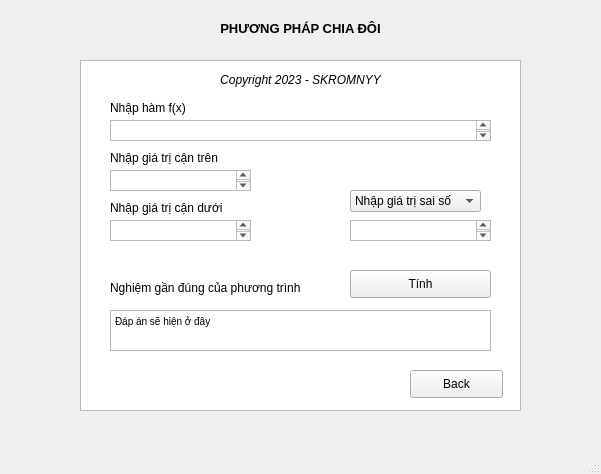
<?xml version="1.0" encoding="UTF-8"?>
<ui version="4.0">
 <class>MainWindow</class>
 <widget class="QMainWindow" name="MainWindow">
  <property name="geometry">
   <rect>
    <x>0</x>
    <y>0</y>
    <width>601</width>
    <height>474</height>
   </rect>
  </property>
  <property name="windowTitle">
   <string>MainWindow</string>
  </property>
  <widget class="QWidget" name="centralwidget">
   <widget class="QLabel" name="label">
    <property name="geometry">
     <rect>
      <x>0</x>
      <y>20</y>
      <width>601</width>
      <height>16</height>
     </rect>
    </property>
    <property name="font">
     <font>
      <family>Arial</family>
      <pointsize>10</pointsize>
      <weight>75</weight>
      <bold>true</bold>
     </font>
    </property>
    <property name="text">
     <string>PHƯƠNG PHÁP CHIA ĐÔI</string>
    </property>
    <property name="alignment">
     <set>Qt::AlignCenter</set>
    </property>
   </widget>
   <widget class="QTextBrowser" name="textBrowser">
    <property name="geometry">
     <rect>
      <x>80</x>
      <y>60</y>
      <width>441</width>
      <height>351</height>
     </rect>
    </property>
   </widget>
   <widget class="QLabel" name="label_2">
    <property name="geometry">
     <rect>
      <x>110</x>
      <y>100</y>
      <width>171</width>
      <height>16</height>
     </rect>
    </property>
    <property name="text">
     <string>Nhập hàm f(x)</string>
    </property>
   </widget>
   <widget class="QLabel" name="label_3">
    <property name="geometry">
     <rect>
      <x>110</x>
      <y>150</y>
      <width>201</width>
      <height>16</height>
     </rect>
    </property>
    <property name="text">
     <string>Nhập giá trị cận trên</string>
    </property>
   </widget>
   <widget class="QPushButton" name="tinh">
    <property name="geometry">
     <rect>
      <x>350</x>
      <y>270</y>
      <width>141</width>
      <height>28</height>
     </rect>
    </property>
    <property name="text">
     <string>Tính</string>
    </property>
   </widget>
   <widget class="QPushButton" name="back">
    <property name="geometry">
     <rect>
      <x>410</x>
      <y>370</y>
      <width>93</width>
      <height>28</height>
     </rect>
    </property>
    <property name="text">
     <string>Back</string>
    </property>
   </widget>
   <widget class="QLabel" name="label_5">
    <property name="geometry">
     <rect>
      <x>80</x>
      <y>70</y>
      <width>441</width>
      <height>20</height>
     </rect>
    </property>
    <property name="font">
     <font>
      <italic>true</italic>
     </font>
    </property>
    <property name="text">
     <string>Copyright 2023 - SKROMNYY</string>
    </property>
    <property name="alignment">
     <set>Qt::AlignCenter</set>
    </property>
   </widget>
   <widget class="QLabel" name="label_6">
    <property name="geometry">
     <rect>
      <x>110</x>
      <y>200</y>
      <width>121</width>
      <height>16</height>
     </rect>
    </property>
    <property name="text">
     <string>Nhập giá trị cận dưới</string>
    </property>
   </widget>
   <widget class="QComboBox" name="comboBox">
    <property name="geometry">
     <rect>
      <x>350</x>
      <y>190</y>
      <width>131</width>
      <height>22</height>
     </rect>
    </property>
    <item>
     <property name="text">
      <string>Nhập giá trị sai số</string>
     </property>
    </item>
    <item>
     <property name="text">
      <string>Nhập số lần</string>
     </property>
    </item>
   </widget>
   <widget class="QLabel" name="label_4">
    <property name="geometry">
     <rect>
      <x>110</x>
      <y>280</y>
      <width>201</width>
      <height>16</height>
     </rect>
    </property>
    <property name="text">
     <string>Nghiệm gần đúng của phương trình</string>
    </property>
   </widget>
   <widget class="QTextEdit" name="output">
    <property name="geometry">
     <rect>
      <x>110</x>
      <y>310</y>
      <width>381</width>
      <height>41</height>
     </rect>
    </property>
    <property name="html">
     <string>&lt;!DOCTYPE HTML PUBLIC &quot;-//W3C//DTD HTML 4.0//EN&quot; &quot;http://www.w3.org/TR/REC-html40/strict.dtd&quot;&gt;
&lt;html&gt;&lt;head&gt;&lt;meta name=&quot;qrichtext&quot; content=&quot;1&quot; /&gt;&lt;style type=&quot;text/css&quot;&gt;
p, li { white-space: pre-wrap; }
&lt;/style&gt;&lt;/head&gt;&lt;body style=&quot; font-family:'MS Shell Dlg 2'; font-size:7.8pt; font-weight:400; font-style:normal;&quot;&gt;
&lt;p style=&quot; margin-top:0px; margin-bottom:0px; margin-left:0px; margin-right:0px; -qt-block-indent:0; text-indent:0px;&quot;&gt;Đáp án sẽ hiện ở đây&lt;/p&gt;&lt;/body&gt;&lt;/html&gt;</string>
    </property>
   </widget>
   <widget class="QTextEdit" name="cantren">
    <property name="geometry">
     <rect>
      <x>110</x>
      <y>170</y>
      <width>141</width>
      <height>21</height>
     </rect>
    </property>
   </widget>
   <widget class="QTextEdit" name="canduoi">
    <property name="geometry">
     <rect>
      <x>110</x>
      <y>220</y>
      <width>141</width>
      <height>21</height>
     </rect>
    </property>
   </widget>
   <widget class="QTextEdit" name="valuebombobox">
    <property name="geometry">
     <rect>
      <x>350</x>
      <y>220</y>
      <width>141</width>
      <height>21</height>
     </rect>
    </property>
   </widget>
   <widget class="QTextEdit" name="imputhamso">
    <property name="geometry">
     <rect>
      <x>110</x>
      <y>120</y>
      <width>381</width>
      <height>21</height>
     </rect>
    </property>
   </widget>
  </widget>
  <widget class="QMenuBar" name="menubar">
   <property name="geometry">
    <rect>
     <x>0</x>
     <y>0</y>
     <width>601</width>
     <height>26</height>
    </rect>
   </property>
  </widget>
  <widget class="QStatusBar" name="statusbar"/>
 </widget>
 <resources/>
 <connections/>
</ui>
